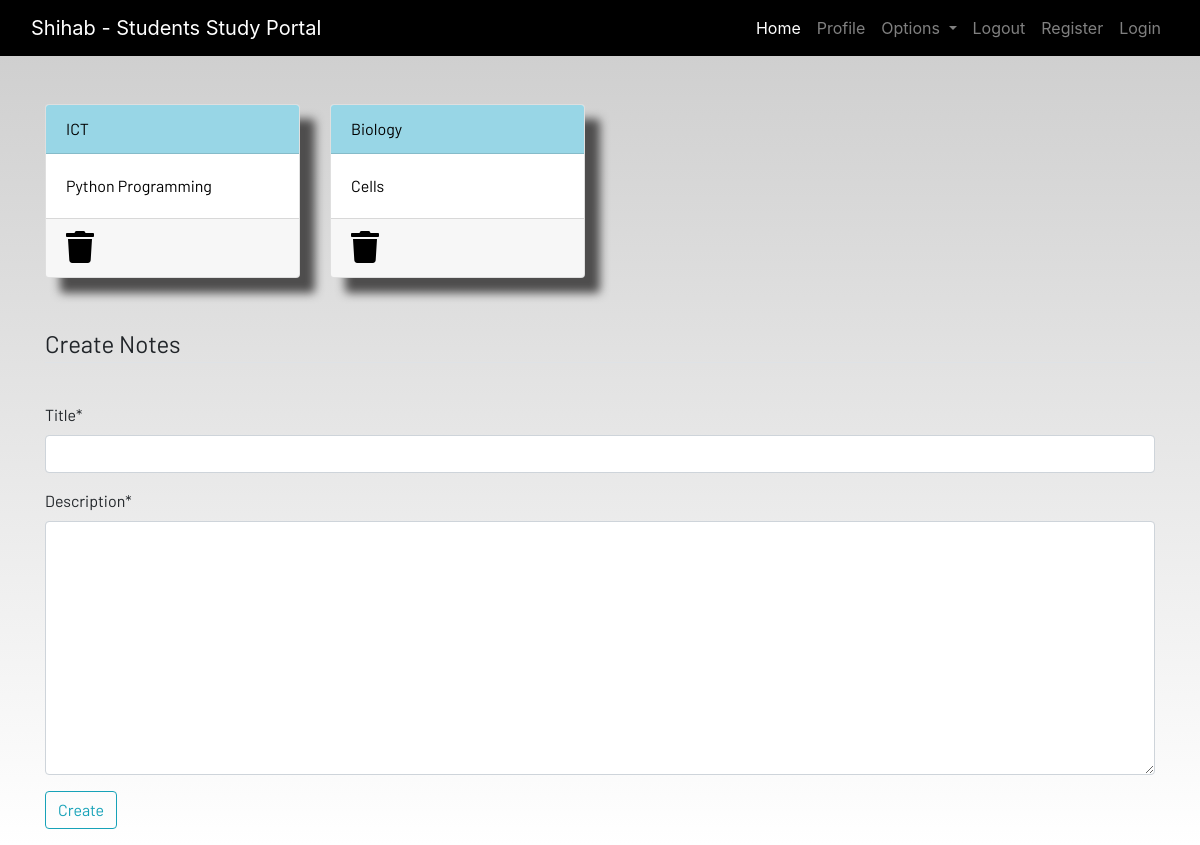
/notes/ (signed in), run on an earlier commit of the app's database.
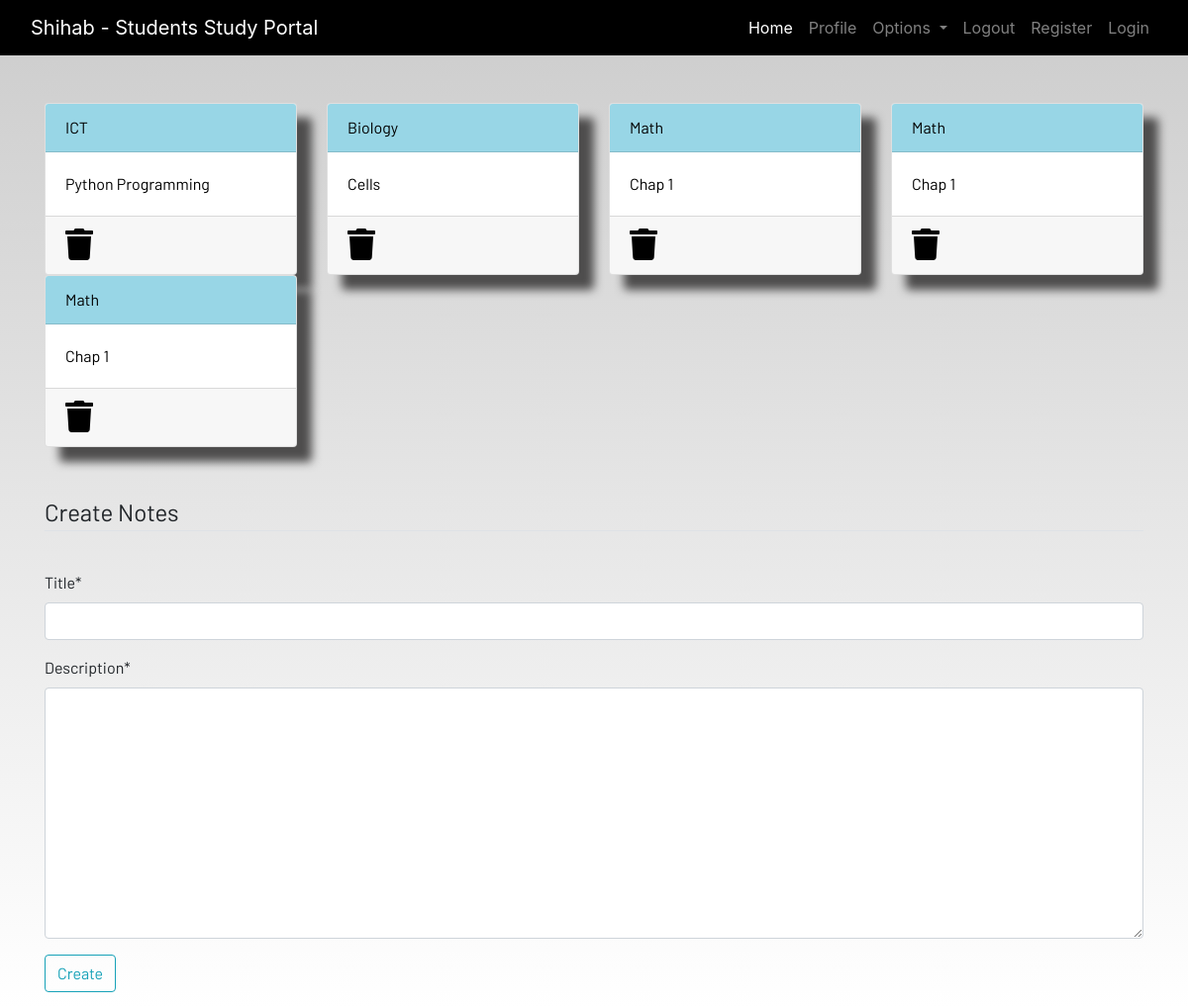
And on a later commit of the database.
### dashboard/models.py (models this page shows, shortened)
class Notes(models.Model):
    user = models.ForeignKey(User, on_delete=models.CASCADE)
    title = models.CharField(max_length=200)
    description = models.TextField()
    class Meta:
        verbose_name = "notes"
        verbose_name_plural = "notes"

### dashboard/views.py (the view)
# urls.py: path('notes/', views.notes, name="notes"),
def notes(request):
    if request.method == "POST":
        form = NotesForm(request.POST)
        if form.is_valid():
            notes = Notes(user = request.user, title = request.POST['title'], description = request.POST['description'])
            notes.save()
        messages.success(request,f"Notes from {request.user.username} Added")
    else:
        form = NotesForm()
    notes = Notes.objects.filter(user=request.user)
    context = {'notes':notes, 'form':form}
    return render(request, 'dashboard/notes.html', context)

### dashboard/forms.py
class NotesForm(forms.ModelForm):
    class Meta:
        model = Notes
        fields = ['title', 'description']

### dashboard/templates/dashboard/notes.html (shortened to what this page needs)
{% extends 'dashboard/base.html' %}
{% load static %}
{% load crispy_forms_tags %}
{% block content %}
<div class="container">
    <div class="row">
        {% for note in notes %}
        <div class="col-md-3">
            <a href="{% url 'notes-detail' note.id %}">
                <div class="card">
                    <div class="card-header">{{note.title}}</div>
                    <div class="card-body">{{note.description|slice:"0:100"}}</div>
                    <div class="card-footer mt-auto "><a href="{% url 'delete_note' note.id %}">
                        <i class="fa fa-trash fa-2x"></i></a>
                    </div>
                </div>
            </a>
        </div>
        {% endfor %}
        <br><br>
    </div>
</div>
<br><br>
<div class="container">
    <form method="POST">
        <fieldset class="form-group">
            <legend class="border-bottom mb-4">Create Notes</legend>
        </fieldset>
        {{form|crispy}}
        <div class="form-group">
            <button href="" class="btn btn-outline-info" type="submit">
                Create
            </button>
        </div>
    </form>
</div>
{% endblock content %}

### dashboard/templates/dashboard/base.html (shortened to what this page needs)
<!DOCTYPE html>
{% load static %}
<html lang="en">
<head>
  <link rel="stylesheet" href="https://stackpath.bootstrapcdn.com/bootstrap/4.3.1/css/bootstrap.min.css"
 />
  <link rel="stylesheet" href="https://use.fontawesome.com/releases/v5.7.2/css/all.css"
 />
  <link rel="stylesheet" href="{% static 'css/main.css' %}" />
</head>
<body>
  <header>
    <nav class="navbar navbar-expand-lg navbar-dark bg-dark">
      <div class="container-fluid">
        <a class="navbar-brand" href="#">Shihab - Students Study Portal</a>
        <div class="collapse navbar-collapse justify-content-end" id="navbarSupportedContent">
          <ul class="navbar-nav mb-2 mb-lg-0">
            <li class="nav-item">
              <a class="nav-link active" aria-current="page" href="#">Home</a>
            </li>
            <li class="nav-item">
              <a class="nav-link" href="#">Profile</a>
            </li>
            <li class="nav-item dropdown">
              <a class="nav-link dropdown-toggle" href="#" id="navbarDropdown" role="button" data-toggle="dropdown"
                aria-haspopup="true" aria-expanded="false">
                Options
              </a>
            </li>
            <li class="nav-item">
              <a class="nav-link" href="#">Logout</a>
            </li>
            <li class="nav-item">
              <a class="nav-link" href="#">Register</a>
            </li>
            <li class="nav-item">
              <a class="nav-link" href="#">Login</a>
            </li>
          </ul>
        </div>
      </div>
    </nav>
  </header>
  <br /><br />
  <main>
    {% block content %}
    {% endblock content %}
  </main>
</body>
</html>

### static/css/main.css (style rules this page uses)
html { scroll-behavior: smooth; height: 100%; width: 100%; }
main { font-family: Barlow, Quicksand, Rubik, sans-serif, serif, 'Times New Roman', Times, serif !important; }
.navbar { background-color: rgb(0, 0, 0) !important; }
.card { box-shadow: 15px 15px 10px rgb(78, 77, 77); }
a { text-decoration: none !important; color: black; }
.card-header { color: black !important; background: rgb(152, 214, 230) !important; transition: 0.3s ease-in; }
html, body { max-width: 100%; overflow-x: hidden; height: 100%; width: 100%; }
body { background: linear-gradient(rgba(0, 0, 0, 0.2), rgba(255, 255, 255, 0.5)); overflow-x: hidden; background-repeat: no-repeat; }
.card-header { background-color: rgb(133, 204, 231); }
.col-md-3 .card { width: 100%; height: 100%; }
.fa { color: black; }

What changed in the data, as far as the page shows it:
added Notes: title "Math", description "Chap 1"
added Notes: title "Math", description "Chap 1"
added Notes: title "Math", description "Chap 1"
